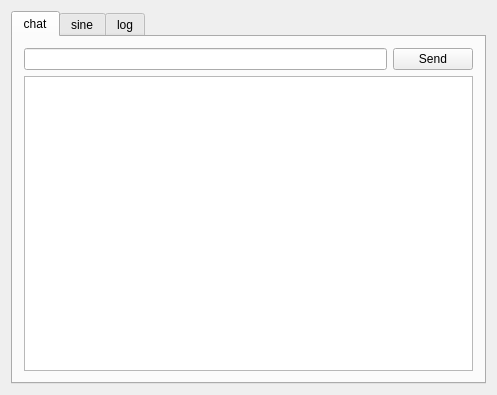
<?xml version="1.0" encoding="UTF-8"?>
<ui version="4.0">
 <class>MainWindow</class>
 <widget class="QMainWindow" name="MainWindow">
  <property name="geometry">
   <rect>
    <x>0</x>
    <y>0</y>
    <width>497</width>
    <height>395</height>
   </rect>
  </property>
  <property name="windowTitle">
   <string>MainWindow</string>
  </property>
  <widget class="QWidget" name="centralWidget">
   <layout class="QHBoxLayout" name="horizontalLayout_2">
    <item>
     <widget class="QTabWidget" name="tabWidget">
      <property name="currentIndex">
       <number>0</number>
      </property>
      <widget class="QWidget" name="chat_tab">
       <attribute name="title">
        <string>chat</string>
       </attribute>
       <layout class="QVBoxLayout" name="verticalLayout">
        <item>
         <layout class="QHBoxLayout" name="horizontalLayout">
          <item>
           <widget class="QLineEdit" name="message_text"/>
          </item>
          <item>
           <widget class="QPushButton" name="send_message">
            <property name="text">
             <string>Send</string>
            </property>
           </widget>
          </item>
         </layout>
        </item>
        <item>
         <widget class="QTextEdit" name="received"/>
        </item>
       </layout>
      </widget>
      <widget class="QWidget" name="sine_tab">
       <attribute name="title">
        <string>sine</string>
       </attribute>
       <layout class="QVBoxLayout" name="sine_layout"/>
      </widget>
      <widget class="QWidget" name="log_tab">
       <attribute name="title">
        <string>log</string>
       </attribute>
       <layout class="QVBoxLayout" name="verticalLayout_2">
        <item>
         <widget class="QPlainTextEdit" name="logger"/>
        </item>
       </layout>
      </widget>
     </widget>
    </item>
   </layout>
  </widget>
 </widget>
 <layoutdefault spacing="6" margin="11"/>
 <resources/>
 <connections/>
</ui>
